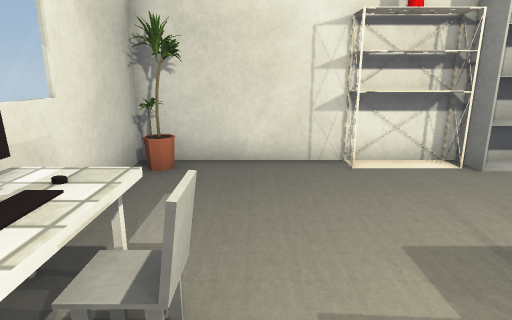
view 1 (above)

13 first-person views from a walk through a scene from a Unity 3-D project. The camera is 1.2 m above the floor, tilts 14° down and sees 75° across. Doors are open. The floor is counted in squares, 0.6 m on a side. Each view is taken from the middle of a square. On the plan, view 1 faces up. The plan holds only what a view shows up to about 18 squares ahead; the rest is blank. The player character is not drawn. Some surface patterns are stand-ins.

view 2
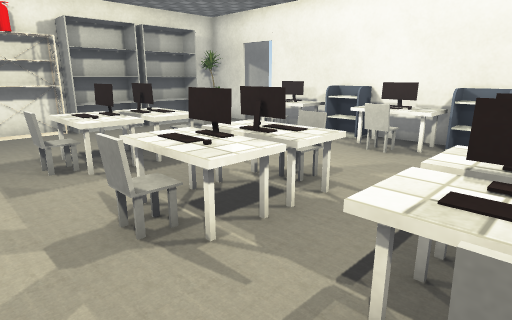

view 3
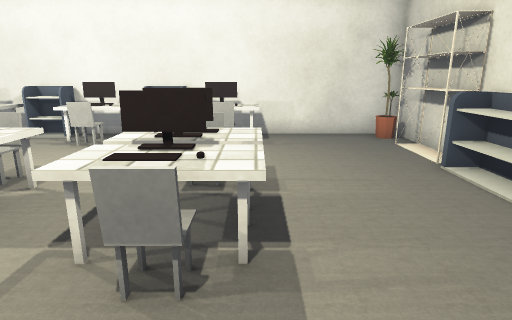

view 4
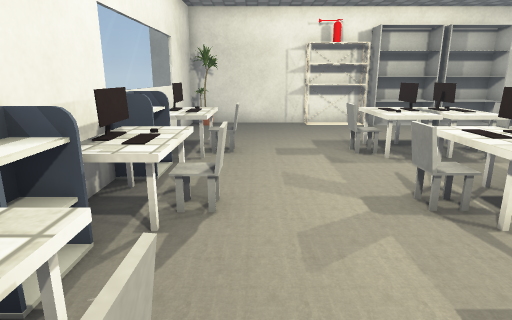

view 5
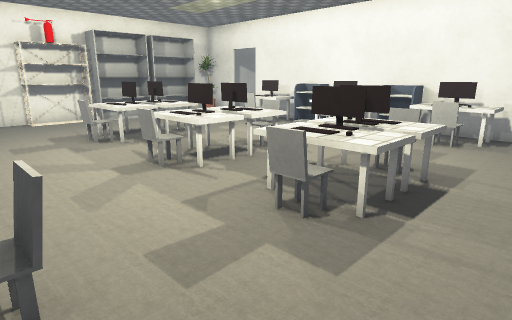

view 6
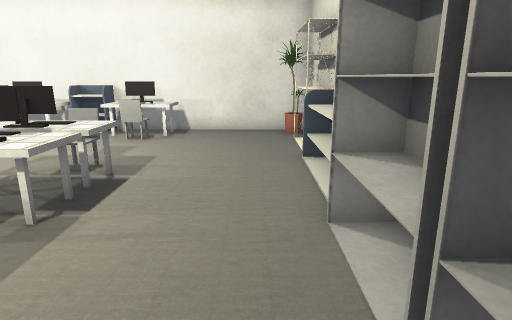

view 7
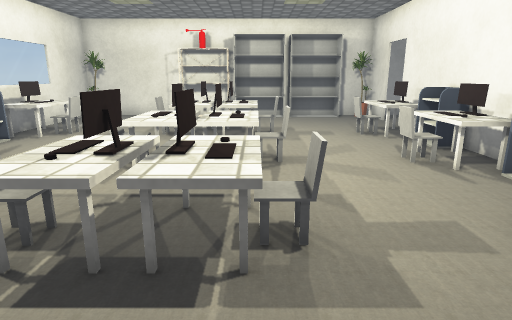

view 8
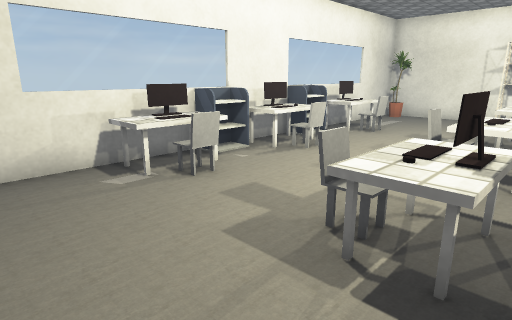

view 9
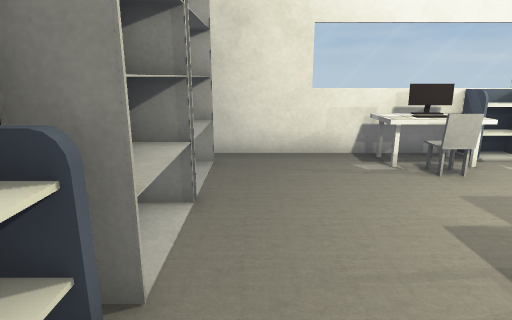

view 10
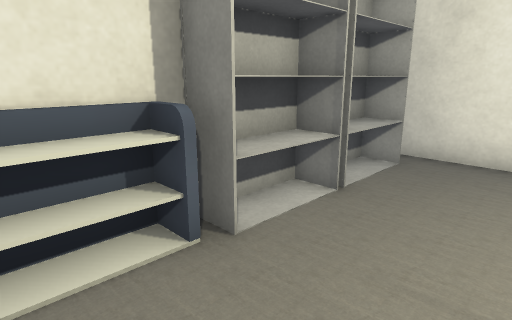

view 11
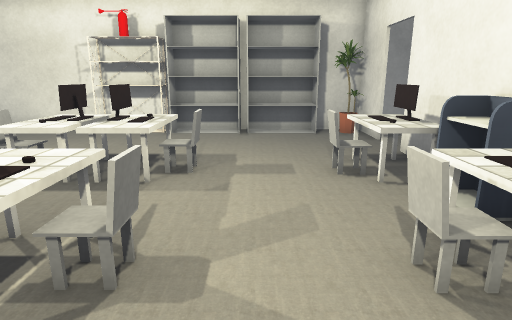

view 12
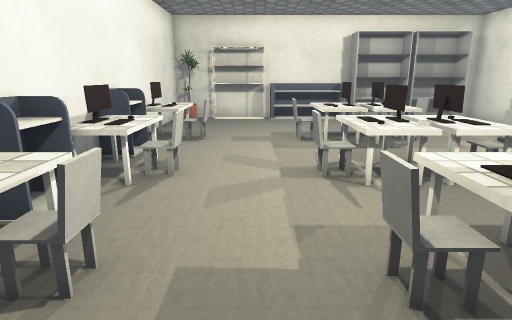

view 13
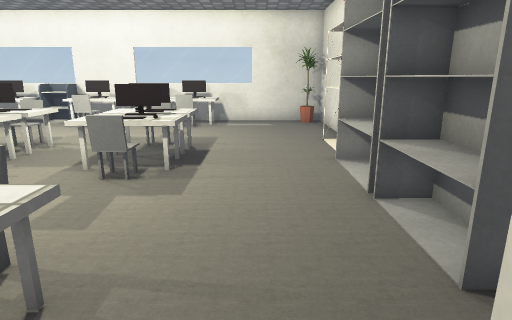

### Floor plan
Points are (right, up) in squares from view 1. A wall is a line through its corners. A room is listed if a view was taken in it or the views show most of it. See-through windows are left out.
Room 1 (views 1, 2, 3, 4, 5, 6, 7, 8, 9, 10, 11, 12)
walls: (12, -3.6) (12, -0.6); (12, 0.4) (12, 4.1); (4.9, 6.9) (4.9, 8) (4.9, 6.9); (3.4, -11.4) (3.4, -12); (6.5, -12) (12, -12) (12, -4.6); (2.6, 8) (-2.8, 8) (-2.8, -12) (0.2, -12); (12, 5.8) (12, 8.1); (0.9, -12) (4.6, -12); (-1.8, -10.9) (-1.8, -12); (11.9, 8) (4.4, 8)
ways out: open door at (12, 4.5) to room 2; open door at (5, 7)
objects: desk (-2, -7) to (-1, -7); computer (-2, -6); rack (-2, -5) to (-2, -3); computer (-2, -2); rack (-2, -1) to (-2, 1); computer (-2, 2) to (-2, 3); plant (-2, 7); shelf (-1, -11) to (1, -11); chair (-1, -6) to (0, -6); desk (-1, -5); desk (-1, -3); chair (-1, -2) to (0, -2); desk (-1, -1); desk (-1, 1); chair (-1, 2) to (0, 2); desk (-1, 3); shelf (2, -11) to (3, -11); other object (2, 7) to (4, 8); desk (3, -7) to (4, -7); chair (3, -6); desk (3, -5) to (4, -5); desk (3, -3) to (4, -3); chair (3, -2); desk (3, -1) to (4, -1); desk (3, 1) to (4, 1); chair (3, 2); desk (3, 3); rack (4, -12) to (7, -11); computer (4, -6); computer (4, -2); computer (4, 2) to (4, 3); desk (5, -7) to (6, -5); computer (5, -6); desk (5, -3) to (6, -1); computer (5, -2); desk (5, 1) to (6, 3); computer (5, 2) to (5, 3); shelf (6, 7) to (7, 7); chair (7, -6); chair (7, -2); chair (7, 2); other object (8, -12) to (10, -11); shelf (8, 7) to (10, 7); desk (10, -7) to (11, -7); chair (10, -6); desk (10, -5) to (11, -5); desk (10, -3); chair (10, -2); desk (10, -1); desk (10, 1); chair (10, 2); desk (10, 3); plant (11, -11); computer (11, -6); rack (11, -4) to (12, -3); computer (11, -2); rack (11, -1) to (12, 1); computer (11, 2) to (11, 3); plant (11, 7)
Room 2 (view 13)
walls: (12, -0.6) (12, 0.4); (12, -4.6) (12, -3.6); (13.9, 8) (11.9, 8)
ways out: open door at (12, 4.5) to room 1

Where each view was taken, in squares from view 1:
view 1: 0 up, 0 right, facing up
view 2: 6 down, 1 right, facing up-right
view 3: 7 down, 0 right, facing right
view 4: 7 down, 0 right, facing up
view 5: 9 down, 1 left, facing up-right
view 6: 10 down, 1 left, facing right
view 7: 10 down, 6 right, facing up
view 8: 10 down, 5 right, facing up-left
view 9: 10 down, 6 right, facing left
view 10: 8 down, 6 right, facing down-left
view 11: 5 down, 8 right, facing up
view 12: 5 up, 8 right, facing down
view 13: 5 up, 13 right, facing left
